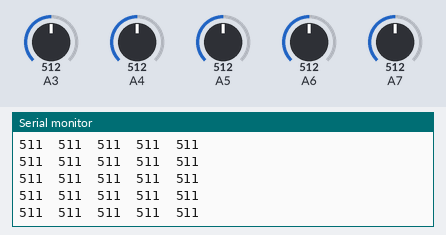
Bench run of a sketch on a simulated Arduino Nano, built with avr-gcc and run on an emulated ATmega328P. Shown: the last lines printed to the serial monitor. The test bench sets the inputs (shaded band); at power-on: A3 = 512, A4 = 512, A5 = 512, A6 = 512, A7 = 512.

Above: at 2.7 s.
2.8 s: A3 set to 716
At 3.21 s:
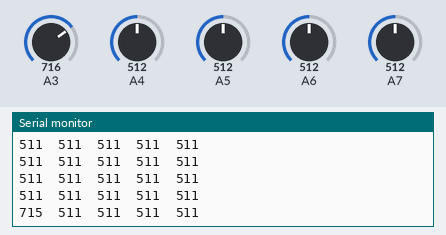
4.3 s: A4 set to 716
At 4.48 s:
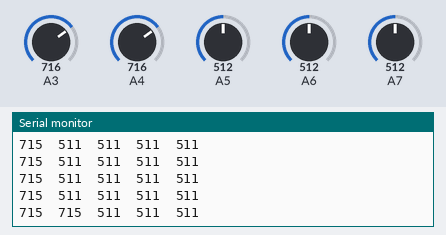
5.8 s: A5 set to 716
At 6.01 s:
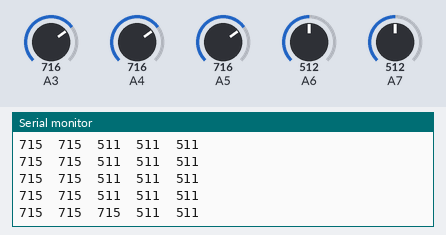
7.3 s: A6 set to 716
At 7.53 s:
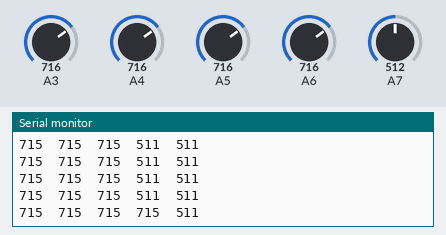
8.8 s: A7 set to 716
At 8.81 s:
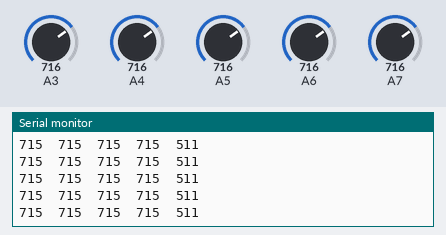
10.3 s: A3 set to 992
At 10.33 s:
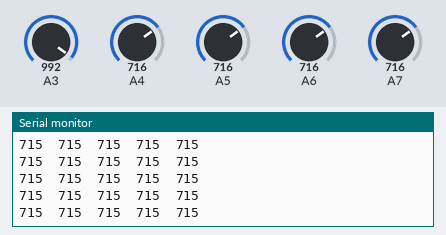
Timing chart, 0 to 12.8 s (numbered marks = the images above; inputs shaded):
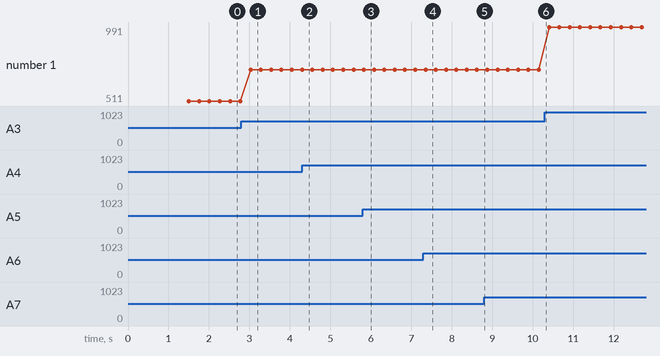

Measured:
- after the input at 2.8 s, the serial monitor: prints a new line after 0.23 s (image 1)
- after the input at 4.3 s, the serial monitor: prints a new line at once (image 2)
- after the input at 5.8 s, the serial monitor: prints a new line at once (image 3)
- after the input at 7.3 s, the serial monitor: prints a new line after 0.05 s (image 4)
- plotted number 1: 511 → 715 after the input at 2.8 s, 715 → 991 after the input at 10.3 s

The sketch:

microbot_v9.2.2_sensortest.ino
```cpp
#include <QTRSensors.h>

// This example is designed for use with six QTR-1A sensors or the first six sensors of a
// QTR-8A module.  These reflectance sensors should be connected to analog inputs 0 to 5.
// The QTR-8A's emitter control pin (LEDON) can optionally be connected to digital pin 2,
// or you can leave it disconnected and change the EMITTER_PIN #define below from 2 to
// QTR_NO_EMITTER_PIN.

// The main loop of the example reads the raw sensor values (uncalibrated).
// You can test this by taping a piece of 3/4" black electrical tape to a piece of white
// paper and sliding the sensor across it.  It prints the sensor values to the serial
// monitor as numbers from 0 (maximum reflectance) to 1023 (minimum reflectance).


#define NUM_SENSORS             5  // number of sensors used
#define NUM_SAMPLES_PER_SENSOR  4  // average 4 analog samples per sensor reading
#define EMITTER_PIN             QTR_NO_EMITTER_PIN  // emitter is controlled by digital pin 2

// sensors 0 through 4 are connected to analog inputs 0 through 4, respectively
QTRSensorsAnalog qtra((unsigned char[]) {A3, A4 ,A5 , A6, A7},
  NUM_SENSORS, NUM_SAMPLES_PER_SENSOR, EMITTER_PIN);
unsigned int sensorValues[NUM_SENSORS];


void setup()
{
  delay(500);
  Serial.begin(9600); // set the data rate in bits per second for serial data transmission
  delay(1000);
}


void loop()
{
  // read raw sensor values
  qtra.read(sensorValues);

  // print the sensor values as numbers from 0 to 1023, where 0 means maximum reflectance and
  // 1023 means minimum reflectance
  for (unsigned char i = 0; i < NUM_SENSORS; i++)
  {
    Serial.print(sensorValues[i]);
    Serial.print('\t'); // tab to format the raw data into columns in the Serial monitor
  }
  Serial.println();

  delay(250);
}
```
